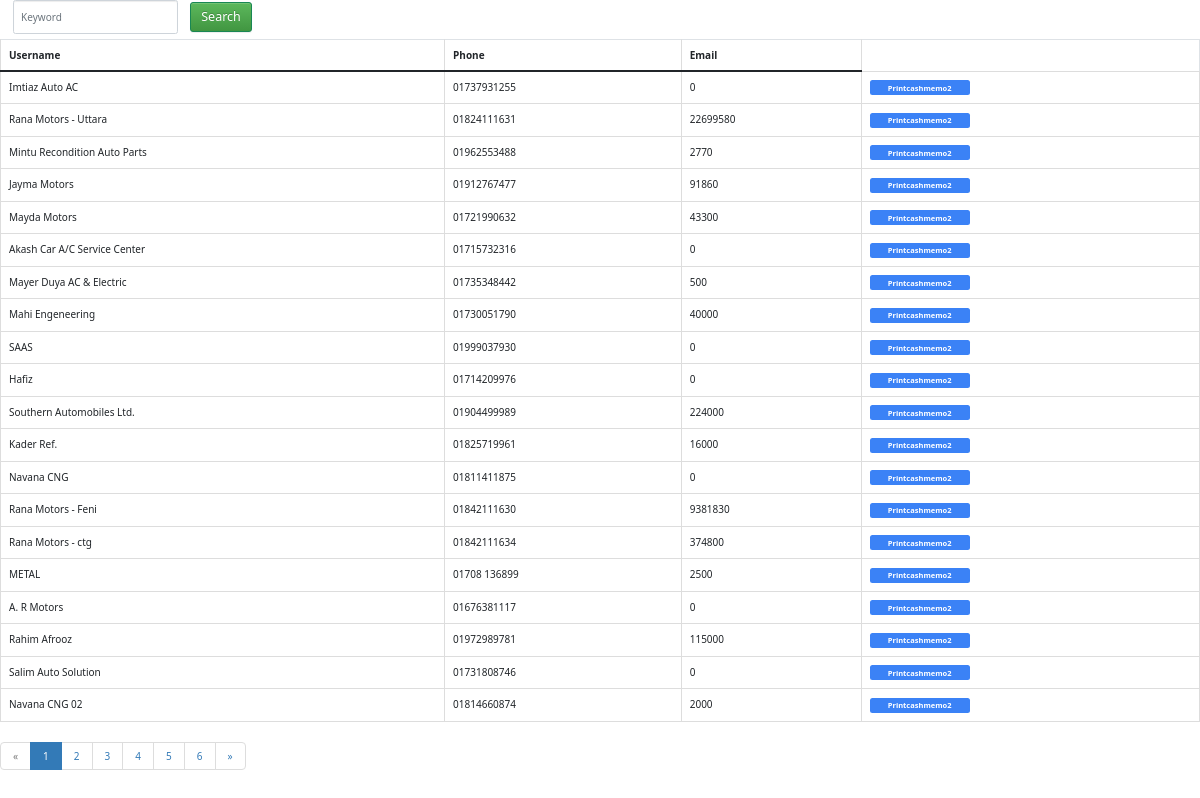
/customerlist (signed in), run on an earlier commit of the app's database.
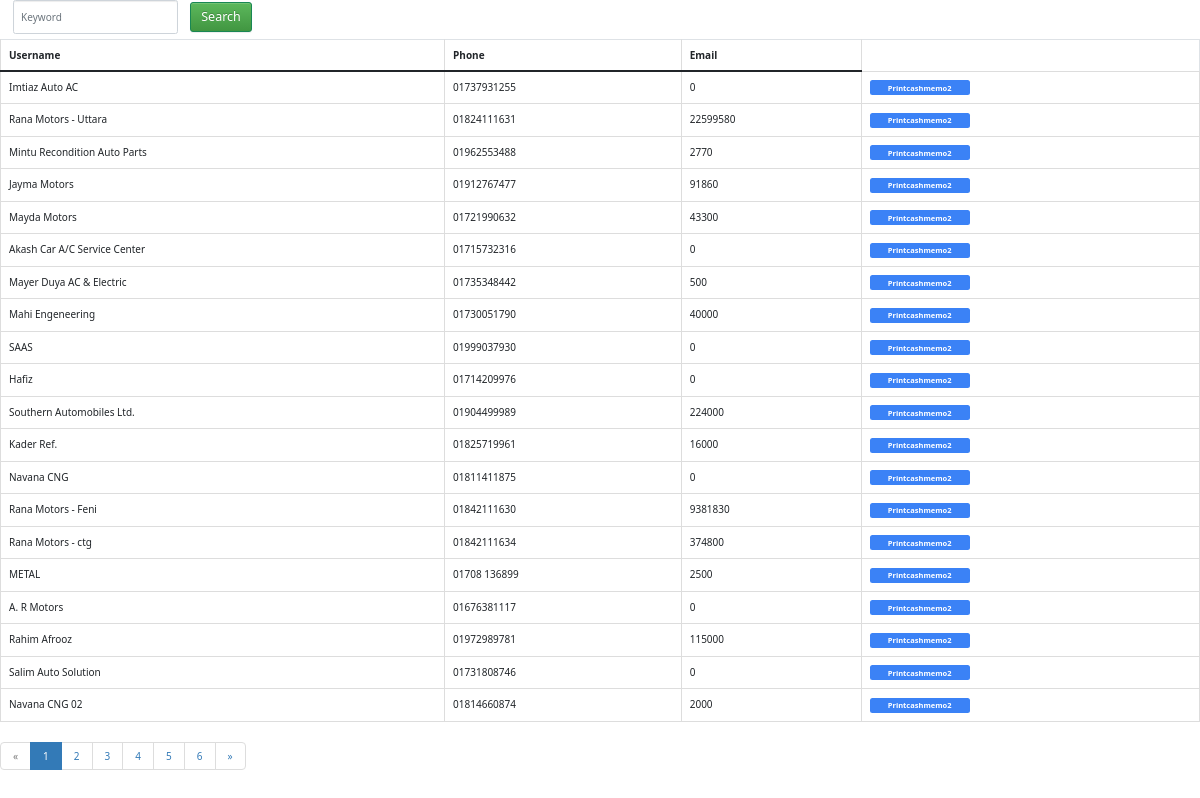
And on a later commit of the database.
### core/models.py (models this page shows, shortened)
class Customer(models.Model):
    name = models.CharField(max_length=200)
    address = models.CharField(max_length=200)
    Phone = models.CharField(max_length=200)
    balance = models.PositiveIntegerField(default=0,null=True)

### core/views.py (the view)
# urls.py: path('customerlist', views.customerlist, name='customerlist'),
@login_required
def customerlist(request):
    user_list = Customer.objects.all()
    page = request.GET.get('page', 1)
    paginator = Paginator(user_list, 20)
    try:
        users = paginator.page(page)
    except PageNotAnInteger:
        users = paginator.page(1)
    except EmptyPage:
        users = paginator.page(paginator.num_pages)
    return render(request, 'core/customerlist.html', { 'users': users })

### core/templates/core/customerlist.html (shortened to what this page needs)
<!DOCTYPE html>
<html lang="en">
<head>
<link rel="stylesheet" href="https://cdn.jsdelivr.net/npm/bootstrap@3.3.7/dist/css/bootstrap.min.css">
<link rel="stylesheet" href="https://cdn.jsdelivr.net/npm/bootstrap@3.3.7/dist/css/bootstrap-theme.min.css">
</head>
<link href="https://cdn.jsdelivr.net/npm/bootstrap@5.0.2/dist/css/bootstrap.min.css" rel="stylesheet">
    <link rel="stylesheet" href="https://cdnjs.cloudflare.com/ajax/libs/font-awesome/6.0.0/css/all.min.css" />
<link rel="stylesheet" href="https://cdn.jsdelivr.net/npm/tw-elements/dist/css/index.min.css" />
<script src="https://cdn.tailwindcss.com"></script>
<body>
    <form action="{% url 'search_results' %}" class="form-inline" method="get">
      <div class="form-group mx-sm-3 mb-2">
       <input name="search" type="" class="form-control" id="" placeholder="Keyword">
       </div>
       <button type="submit" class="btn btn-success btn-lg mb-2">Search</button>
  </form>
    <table class="table table-bordered">
        <thead>
          <tr>
            <th>Username</th>
            <th>Phone</th>
            <th>Email</th>
          </tr>
        </thead>
        <tbody>
          {% for user in users %}
            <tr>
              <td>{{ user.name }}</td>
              <td>{{ user.Phone }}</td>
              <td>{{ user.balance }}</td>
              <td><button class="bg-blue-500 hover:bg-blue-700 text-white text-xs font-bold py-1 px-1 rounded w-40  mr-px"
          onclick="window.location.href = '{{user.id}}/billcustomer'">
          Printcashmemo2
            </button>
        </td>
            </tr>
          {% endfor %}
        </tbody>
      </table>
      {% if users.has_other_pages %}
        <ul class="pagination">
          {% if users.has_previous %}
            <li><a href="?page={{ users.previous_page_number }}">&laquo;</a></li>
          {% else %}
            <li class="disabled"><span>&laquo;</span></li>
          {% endif %}
          {% for i in users.paginator.page_range %}
            {% if users.number == i %}
              <li class="active"><span>{{ i }} <span class="sr-only">(current)</span></span></li>
            {% else %}
              <li><a href="?page={{ i }}">{{ i }}</a></li>
            {% endif %}
          {% endfor %}
          {% if users.has_next %}
            <li><a href="?page={{ users.next_page_number }}">&raquo;</a></li>
          {% else %}
            <li class="disabled"><span>&raquo;</span></li>
          {% endif %}
        </ul>
      {% endif %}
</body>
</html>

What changed in the data, as far as the page shows it:
changed Customer "Rana Motors - Uttara": balance "22699580" → "22599580"
